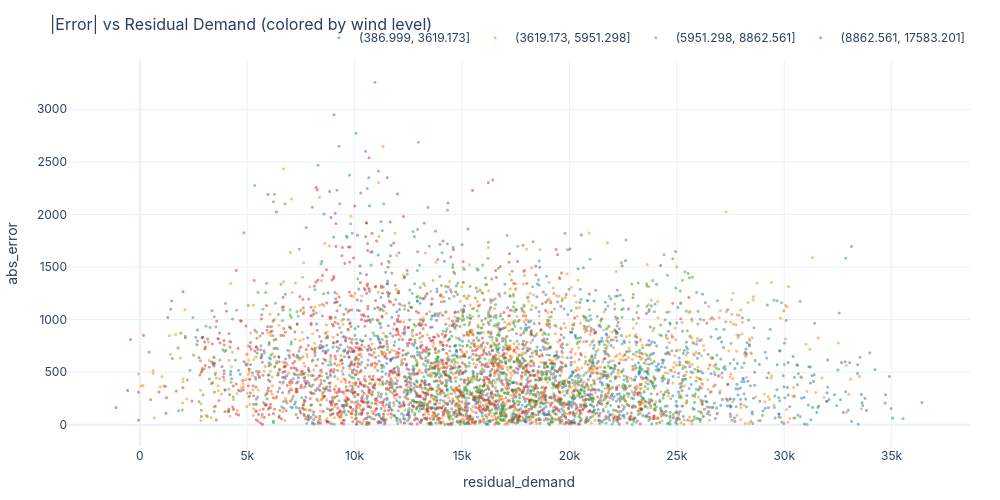

Source (notebook cell):
### Markdown cell above
## 4. Error vs Residual Demand

Does the model struggle more at the extremes (very high or very low residual demand)?

### Code cell
plot_conditional_scatter(
    df, x_col='residual_demand', y_col='abs_error',
    condition_col='es_wind_f_d1', bins=4,
    title='|Error| vs Residual Demand (colored by wind level)'
).show()

### Figure 1 — Plotly figure (JSON) as saved in the notebook; plotly's stock layout.template omitted (floating-point values rounded to 4 significant figures; data arrays with more than 128 entries replaced by an {"elided": "..."} marker saying what was removed)
{"data": [{"marker": {"color": "#1f77b4", "opacity": 0.5, "size": 3}, "mode": "markers", "name": "(386.999, 3619.173]", "type": "scattergl", "x": {"elided": "1267 float values"}, "y": {"elided": "1267 float values"}}, {"marker": {"color": "#ff7f0e", "opacity": 0.5, "size": 3}, "mode": "markers", "name": "(3619.173, 5951.298]", "type": "scattergl", "x": {"elided": "1266 float values"}, "y": {"elided": "1266 float values"}}, {"marker": {"color": "#2ca02c", "opacity": 0.5, "size": 3}, "mode": "markers", "name": "(5951.298, 8862.561]", "type": "scattergl", "x": {"elided": "1266 float values"}, "y": {"elided": "1266 float values"}}, {"marker": {"color": "#d62728", "opacity": 0.5, "size": 3}, "mode": "markers", "name": "(8862.561, 17583.201]", "type": "scattergl", "x": {"elided": "1266 float values"}, "y": {"elided": "1266 float values"}}], "layout": {"font": {"family": "Inter, Arial, sans-serif", "size": 12}, "height": 500, "hovermode": "x unified", "legend": {"orientation": "h", "x": 1, "xanchor": "right", "y": 1.02, "yanchor": "bottom"}, "margin": {"b": 50, "l": 60, "r": 30, "t": 60}, "title": {"font": {"size": 16}, "text": "|Error| vs Residual Demand (colored by wind level)"}, "width": 1000, "xaxis": {"title": {"text": "residual_demand"}}, "yaxis": {"title": {"text": "abs_error"}}}}
